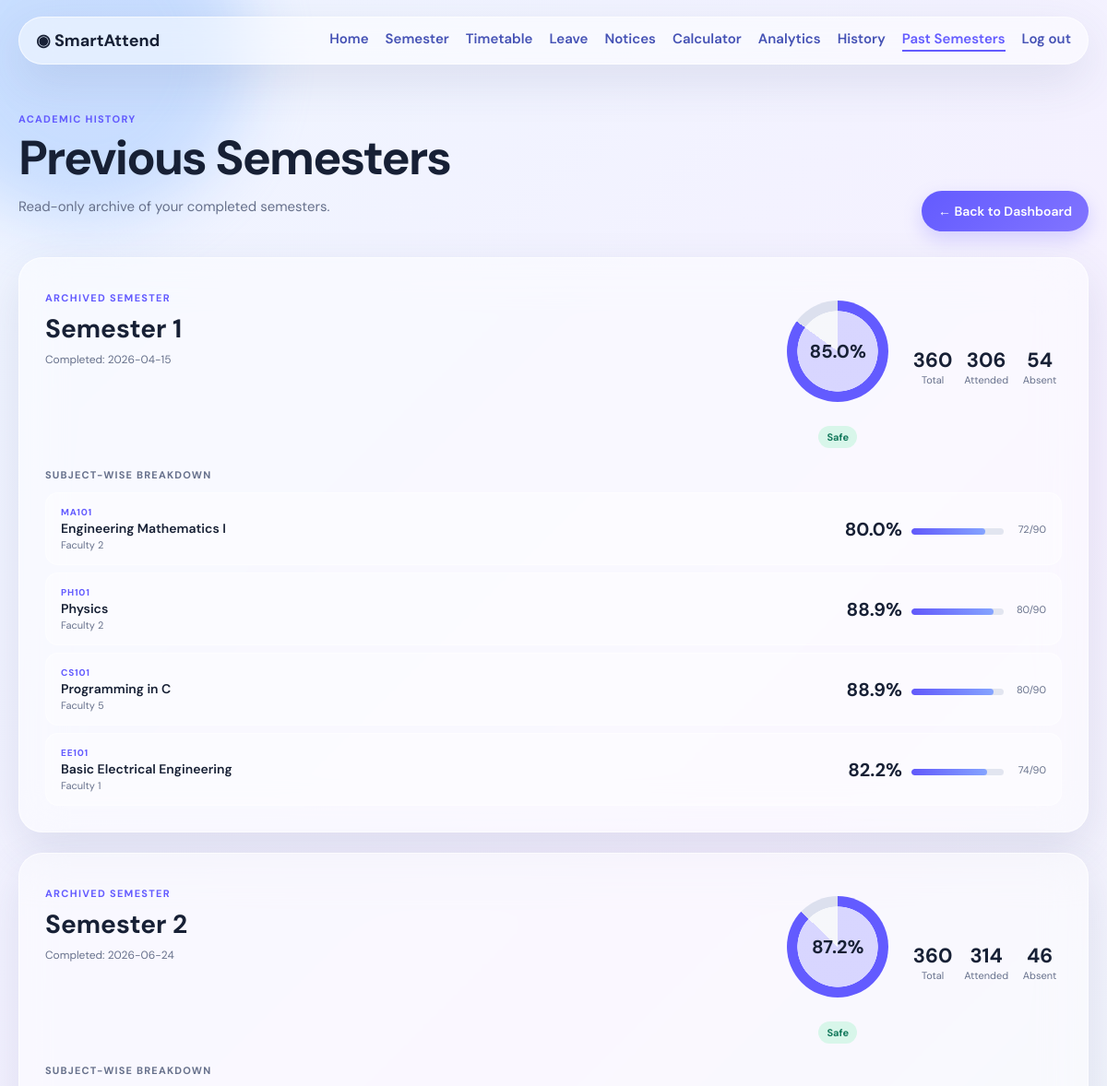
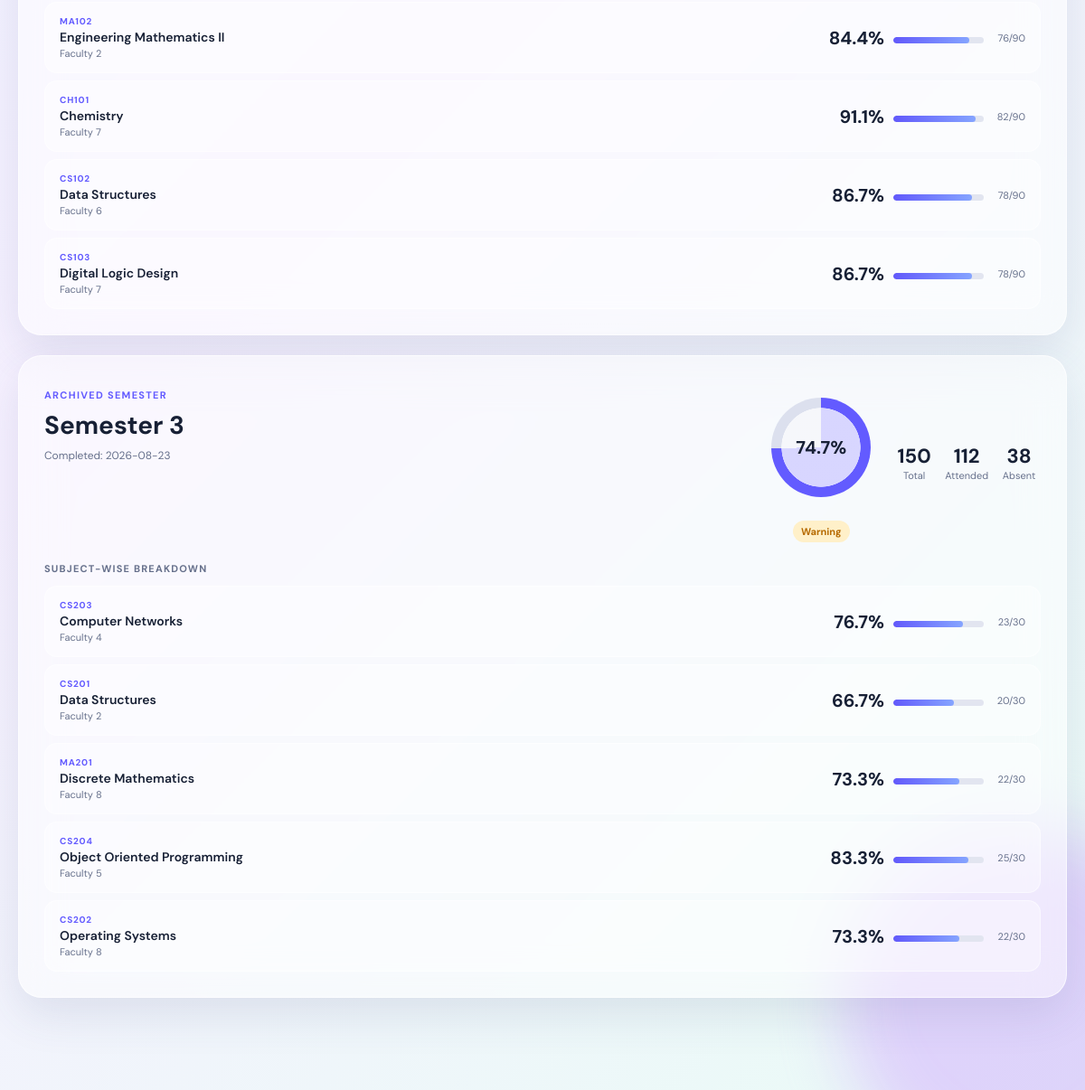
Page /academic-history (signed in) on the committed database (2 pictures, top to bottom).
### tables this page shows
CREATE TABLE academic_history (
    id INTEGER PRIMARY KEY,
    student_id INTEGER NOT NULL,
    semester_number INTEGER NOT NULL,
    semester_label TEXT NOT NULL,
    total_classes INTEGER NOT NULL DEFAULT 0,
    attended_classes INTEGER NOT NULL DEFAULT 0,
    absent_classes INTEGER NOT NULL DEFAULT 0,
    percentage REAL NOT NULL DEFAULT 0,
    subjects_json TEXT NOT NULL DEFAULT '[]',
    closed_at TEXT NOT NULL DEFAULT CURRENT_TIMESTAMP,
    FOREIGN KEY(student_id) REFERENCES students(id)
);

### app.py (the view)
@app.route('/academic-history')
@student_required
def academic_history():
    conn = get_db()
    s = student(conn)
    history_rows = conn.execute(
        'SELECT * FROM academic_history WHERE student_id=? ORDER BY semester_number ASC',
        (s['id'],),
    ).fetchall()
    history = []
    for row in history_rows:
        entry = dict(row)
        entry['subjects'] = json.loads(entry['subjects_json'])
        entry['status'] = status_label(entry['percentage']) if entry['total_classes'] else 'none'
        history.append(entry)
    conn.close()
    return render_template('academic_history.html', student=s, history=history)

### app.py (called while the page is built)
def status_label(value):
    return 'safe' if value >= 75 else ('warning' if value >= 65 else 'critical')

def student_required(f):
    @wraps(f)
    def inner(*args, **kwargs):
        if not session.get('student_id'):
            return redirect(url_for('login'))
        return f(*args, **kwargs)
    return inner

def student(conn):
    return conn.execute('SELECT * FROM students WHERE id=?', (session['student_id'],)).fetchone()

### database.py (called while the page is built)
def get_db():
    conn = sqlite3.connect(DB_PATH)
    conn.row_factory = sqlite3.Row
    conn.execute('PRAGMA foreign_keys = ON')
    return conn

### templates/academic_history.html (shortened to what this page needs)
{% extends 'base.html' %}
{% block content %}
<div class="welcome">
<div>
<span class="eyebrow">ACADEMIC HISTORY</span>
<h1>Previous Semesters</h1>
<p>Read-only archive of your completed semesters.</p>
</div>
<a class="pill" href="{{ url_for('dashboard') }}">← Back to Dashboard</a>
</div>
{% if not history %}
<article class="glass notice-card" style="text-align:center;padding:48px 32px;">
  <div style="font-size:48px;margin-bottom:16px">📚</div>
  <h3>No Archived Semesters Yet</h3>
  <p>When a semester is completed and closed by the administrator, its full attendance summary will appear here as a read-only record.</p>
</article>
{% else %}
{% for h in history %}
<article class="glass history-sem-card">
  <div class="history-sem-header">
    <div class="history-sem-info">
      <span class="eyebrow">ARCHIVED SEMESTER</span>
      <h2>{{ h['semester_label'] }}</h2>
      <span class="history-closed-at">Completed: {{ h['closed_at'][:10] }}</span>
    </div>
    <div class="history-sem-stats">
      <div class="history-ring-wrap">
        <div class="ring" style="--pct:{{ h['percentage'] }};width:110px;height:110px">
          <b style="font-size:20px">{{ h['percentage'] }}%</b>
        </div>
        <b class="badge {{ h['status'] }}">{{ h['status'] }}</b>
      </div>
      <div class="history-metrics">
        <div><b>{{ h['total_classes'] }}</b><span>Total</span></div>
        <div><b>{{ h['attended_classes'] }}</b><span>Attended</span></div>
        <div><b>{{ h['absent_classes'] }}</b><span>Absent</span></div>
      </div>
    </div>
  </div>
  {% if h['subjects'] %}
  <div class="history-subjects-title">
    <span>Subject-wise Breakdown</span>
  </div>
  <div class="history-subjects-grid">
    {% for s in h['subjects'] %}
    <div class="history-subject-row glass-inner">
      <div class="hsr-left">
        <span class="hsr-code">{{ s['code'] or '—' }}</span>
        <span class="hsr-name">{{ s['name'] }}</span>
        {% if s['faculty'] %}<span class="hsr-faculty">{{ s['faculty'] }}</span>{% endif %}
      </div>
      <div class="hsr-right">
        <b class="hsr-pct">{{ s['percentage'] }}%</b>
        <div class="progress" style="width:100px"><i style="width:{{ s['percentage'] }}%"></i></div>
        <span class="hsr-detail">{{ s['attended'] }}/{{ s['total'] }}</span>
      </div>
    </div>
    {% endfor %}
  </div>
  {% endif %}
</article>
{% endfor %}
{% endif %}
{% endblock %}

### static/css/style.css (style rules this page uses)
:root { --ink:#172035;--muted:#66708b;--line:rgba(255,255,255,.65);--violet:#635bff;--safe:#157a5d;--warn:#b66a00;--danger:#c83a52 }
* { box-sizing:border-box }
body { margin:0;min-height:100vh;background:linear-gradient(135deg,#eef5ff,#f6f0ff 48%,#e9fbf6);color:var(--ink);font:15px 'DM Sans',sans-serif }
.glass { background:rgba(255,255,255,.49);border:1px solid var(--line);box-shadow:0 18px 50px rgba(61,72,125,.12);backdrop-filter:blur(24px);-webkit-backdrop-filter:blur(24px);border-radius:26px }
.welcome { display:flex;justify-content:space-between;align-items:end;gap:20px;margin-bottom:28px }
.eyebrow { display:block;color:var(--violet);font-size:11px;font-weight:700;letter-spacing:1.3px;margin:8px 0 }
h1 { font-size:clamp(30px,5vw,52px);line-height:1.04;margin:6px 0 10px;letter-spacing:-1.9px }
h2 { margin:8px 0 }
p { color:var(--muted);line-height:1.55 }
.pill,button { border:0;background:linear-gradient(135deg,#635bff,#8174ff);color:white;text-decoration:none;border-radius:999px;padding:13px 18px;font:600 14px 'DM Sans';cursor:pointer;box-shadow:0 8px 20px #786cff44 }
.ring { width:148px;aspect-ratio:1;border-radius:50%;margin:18px auto;background:radial-gradient(closest-side,rgba(255,255,255,.75) 79%,transparent 80% 100%),conic-gradient(var(--violet) calc(var(--pct)*1%),#dce0ee 0);display:grid;place-items:center }
.ring b { font-size:27px }
.badge { padding:5px 9px;border-radius:999px;text-transform:capitalize;font-size:11px }
.safe { background:#d8f6ea;color:var(--safe) }
.warning { background:#fff0c9;color:var(--warn) }
.progress { height:7px;background:#e2e5f0;border-radius:5px;margin:13px 0 8px;overflow:hidden }
.progress i { height:100%;display:block;background:linear-gradient(90deg,#6259fb,#85a4ff);border-radius:5px }
.history-sem-card { padding:28px;margin-bottom:22px }
.history-sem-header { display:flex;justify-content:space-between;align-items:flex-start;gap:20px;margin-bottom:22px;flex-wrap:wrap }
.history-sem-info h2 { font-size:28px;margin:4px 0 }
.history-closed-at { font-size:12px;color:var(--muted) }
.history-sem-stats { display:flex;align-items:center;gap:24px;flex-wrap:wrap }
.history-ring-wrap { display:flex;flex-direction:column;align-items:center;gap:8px }
.history-metrics { display:grid;grid-template-columns:repeat(3,1fr);gap:10px;text-align:center }
.history-metrics div { display:flex;flex-direction:column;align-items:center }
.history-metrics b { font-size:22px }
.history-metrics span { font-size:11px;color:var(--muted) }
.history-subjects-title { font-size:11px;font-weight:700;letter-spacing:1.2px;color:var(--muted);text-transform:uppercase;margin-bottom:12px }
.history-subjects-grid { display:grid;gap:8px }
.glass-inner { background:rgba(255,255,255,.38);border:1px solid rgba(255,255,255,.5);border-radius:14px;padding:14px 16px }
.history-subject-row { display:flex;justify-content:space-between;align-items:center;gap:12px;flex-wrap:wrap }
.hsr-left { display:flex;flex-direction:column;gap:2px;flex:1 }
.hsr-code { font-size:10px;font-weight:700;color:var(--violet);letter-spacing:.8px }
.hsr-name { font-size:14px;font-weight:600;color:var(--ink) }
.hsr-faculty { font-size:11px;color:var(--muted) }
.hsr-right { display:flex;align-items:center;gap:10px;flex-shrink:0 }
.hsr-pct { font-size:20px;font-weight:700;color:var(--ink);min-width:52px;text-align:right }
.hsr-detail { font-size:11px;color:var(--muted);min-width:36px;text-align:right }

### rows in the picture
academic_history: semester_label "Semester 1", closed_at "2026-04-15", percentage "85.0", status "Safe", total_classes "360", attended_classes "306", absent_classes "54", s "MA101" "PH101" "CS101" "EE101", name "Engineering Mathematics I" "Physics" "Programming in C" "Basic Electrical Engineering", faculty "Faculty 2" "Faculty 2" "Faculty 5" "Faculty 1", percentage "80.0" "88.9" "88.9" "82.2", attended "72" "80" "80" "74", total "90" "90" "90" "90"
academic_history: semester_label "Semester 2", closed_at "2026-06-24", percentage "87.2", status "Safe", total_classes "360", attended_classes "314", absent_classes "46", s "MA102" "CH101" "CS102" "CS103", name "Engineering Mathematics II" "Chemistry" "Data Structures" "Digital Logic Design", faculty "Faculty 2" "Faculty 7" "Faculty 6" "Faculty 7", percentage "84.4" "91.1" "86.7" "86.7", attended "76" "82" "78" "78", total "90" "90" "90" "90"
academic_history: semester_label "Semester 3", closed_at "2026-08-23", percentage "74.7", status "Warning", total_classes "150", attended_classes "112", absent_classes "38", s "CS203" "CS201" "MA201" "CS204" "CS202", name "Computer Networks" "Data Structures" "Discrete Mathematics" "Object Oriented Programming" "Operating Systems", faculty "Faculty 4" "Faculty 2" "Faculty 8" "Faculty 5" "Faculty 8", percentage "76.7" "66.7" "73.3" "83.3" "73.3", attended "23" "20" "22" "25" "22", total "30" "30" "30" "30" "30"
